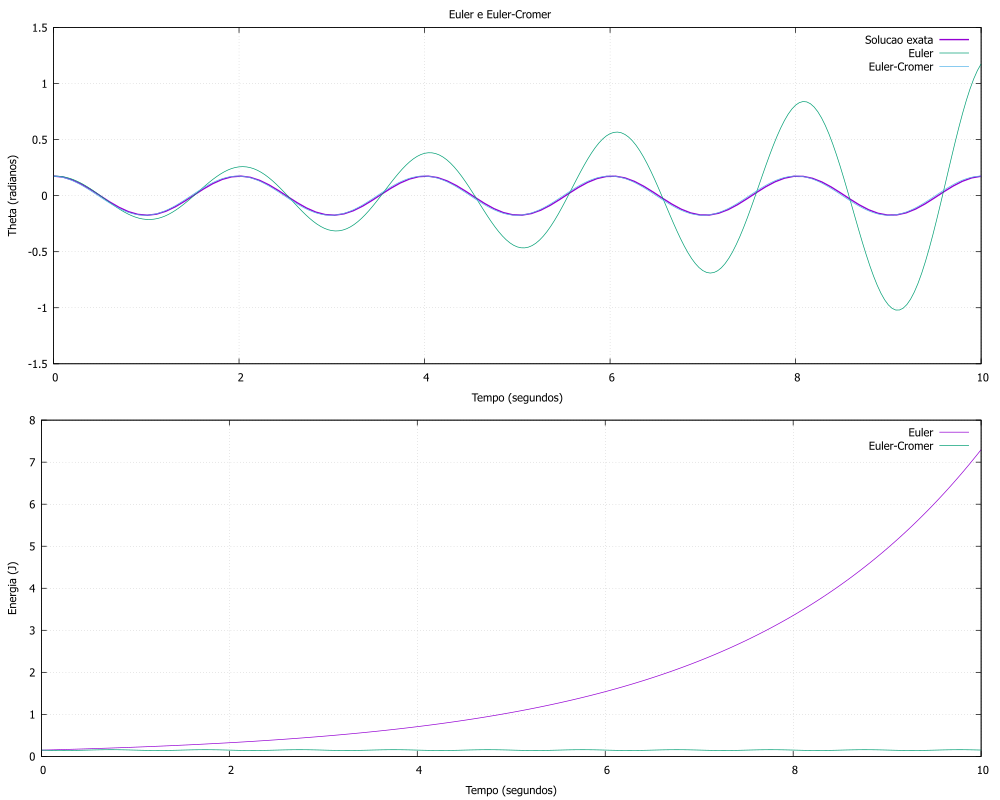

Recreate this plot in gnuplot.
set terminal pdfcairo enhanced color size 10,8
set output "graf3.pdf"

set multiplot layout 2,1 title "Euler e Euler-Cromer"
set grid
set xlabel "Tempo (segundos)"

set ylabel "Theta (radianos)"
set xrange [0:10]

plot (10*pi/180.0)*cos(sqrt(9.8)*x) with lines lw 2 title "Solucao exata", \
     "exer3A_out.dat" using 1:2 with lines title "Euler", \
     "exer3B_out.dat" using 1:2 with lines title "Euler-Cromer"

set ylabel "Energia (J)"

plot "energia3A.dat" using 1:2 with lines title "Euler", \
     "energia3B.dat" using 1:2 with lines title "Euler-Cromer"

unset multiplot
set output
